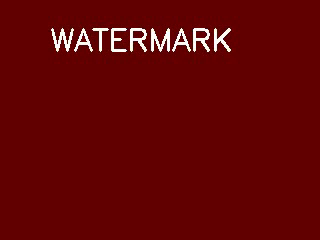
#> input picture frame 0 of ../t0_w/w0_test_cleaner_input.mp4, 320 x 240 px
$ python verify_cleaner.py
#> lines starting #> are read from the running program, lines starting #| are printed output that depends on the picture
### backend/services/cleaner.py
import cv2
import numpy as np
from pathlib import Path
from loguru import logger
import subprocess
import asyncio

class CleanerService:
    MAX_PROPAINTER_FRAMES = 3000  # ~100 seconds at 30fps

    def __init__(self):
        pass

    def clean_video(self, input_path: str, output_path: str, roi: list, method: str = "telea", progress_callback=None):
        """
        Clean video by removing watermark in ROI.

        Args:
            input_path: Path to input video
            output_path: Path to output video
            roi: List [x, y, w, h] of the region to remove
            method: 'telea', 'navier' (OpenCV) or 'propainter' (AI)
            progress_callback: Function(percent, status_str)
        """
        logger.info(f"Cleaning video: {input_path}, ROI: {roi}, Method: {method}")

        if method in ["telea", "navier"]:
            flags = cv2.INPAINT_TELEA if method == "telea" else cv2.INPAINT_NS
            return self._clean_opencv(input_path, output_path, roi, flags, progress_callback)
        elif method == "propainter":
            return self._clean_propainter(input_path, output_path, roi, progress_callback)
        else:
            raise ValueError(f"Unknown cleaning method: {method}")

    def _clean_opencv(self, input_path, output_path, roi, flags, progress_callback):
        cap = cv2.VideoCapture(input_path)
        if not cap.isOpened():
            raise RuntimeError(f"Could not open video: {input_path}")

        width = int(cap.get(cv2.CAP_PROP_FRAME_WIDTH))
        height = int(cap.get(cv2.CAP_PROP_FRAME_HEIGHT))
        fps = cap.get(cv2.CAP_PROP_FPS)
        total_frames = int(cap.get(cv2.CAP_PROP_FRAME_COUNT))

        # ROI validation
        if len(roi) != 4:
            raise ValueError("ROI must be [x, y, w, h]")

        x, y, w, h = map(int, roi)

        # Ensure ROI is within bounds
        x = max(0, min(x, width - 1))
        y = max(0, min(y, height - 1))
        w = max(1, min(w, width - x))
        h = max(1, min(h, height - y))

        logger.debug(f"Validated ROI: x={x}, y={y}, w={w}, h={h}")

        # Create localized mask for the ROI
        mask = np.zeros((height, width), dtype=np.uint8)
        mask[y:y+h, x:x+w] = 255

        # Optimization: Crop the mask to just the ROI + padding for faster processing?
        # cv2.inpaint expects full size image and mask.
        # For performance on high-res video, we might want to crop, inpaint, paste back?
        # But cv2.inpaint is reasonably fast on small regions.

        # Setup VideoWriter
        # Use 'mp4v' or 'avc1'
        fourcc = cv2.VideoWriter_fourcc(*'mp4v')
        out = cv2.VideoWriter(output_path, fourcc, fps, (width, height))

        if not out.isOpened():
            cap.release()
            raise RuntimeError(f"Could not create video writer: {output_path}")

        frame_count = 0
        try:
            while True:
                ret, frame = cap.read()
                if not ret:
                    break

                # Inpaint
                # radius=3 is standard for removing small text/lines
                dst = cv2.inpaint(frame, mask, 3, flags)

                out.write(dst)

                frame_count += 1
                if progress_callback and frame_count % 30 == 0:
                    if total_frames > 0:
                        percent = (frame_count / total_frames) * 100
                        progress_callback(percent, f"Cleaning... {percent:.1f}%")
        except Exception as e:
            logger.error(f"Error during OpenCV inpainting: {e}")
            raise e
        finally:
            cap.release()
            out.release()

        return output_path

    def _clean_propainter(self, input_path, output_path, roi, progress_callback):
        from backend.models.propainter_core.propainter_wrapper import ProPainterWrapper

        cap = cv2.VideoCapture(input_path)
        if not cap.isOpened():
            raise RuntimeError(f"Could not open video: {input_path}")

        width = int(cap.get(cv2.CAP_PROP_FRAME_WIDTH))
        height = int(cap.get(cv2.CAP_PROP_FRAME_HEIGHT))
        fps = cap.get(cv2.CAP_PROP_FPS)
        total_frames = int(cap.get(cv2.CAP_PROP_FRAME_COUNT))

        # Memory guard: ProPainter loads all frames into memory
        if total_frames > self.MAX_PROPAINTER_FRAMES:
            cap.release()
            raise ValueError(
                f"Video too long for ProPainter ({total_frames} frames). "
                f"Max {self.MAX_PROPAINTER_FRAMES} frames (~{self.MAX_PROPAINTER_FRAMES // 30}s at 30fps). "
                f"Use OpenCV method (telea/navier) for long videos."
            )

        # ROI validation
        x, y, w, h = map(int, roi)
        x = max(0, min(x, width - 1))
        y = max(0, min(y, height - 1))
        w = max(1, min(w, width - x))
        h = max(1, min(h, height - y))

        # Read all frames (Memory warning: extensive usage for long videos)
        frames = []
        masks = []

        # Create common mask
        mask_base = np.zeros((height, width), dtype=np.uint8)
        mask_base[y:y+h, x:x+w] = 255

        if progress_callback: progress_callback(0, "Reading video frames...")

        while True:
            ret, frame = cap.read()
            if not ret: break
            # Convert BGR to RGB
            frame_rgb = cv2.cvtColor(frame, cv2.COLOR_BGR2RGB)
            frames.append(frame_rgb)
            masks.append(mask_base)

        cap.release()

        if not frames:
            raise RuntimeError("No frames read from video")

        logger.info(f"Loaded {len(frames)} frames for ProPainter processing. Resolution: {width}x{height}")

        # Instantiate Wrapper
        # Initialize only once per service lifetime ideally, but here per request for simplicity/cleanup
        if progress_callback: progress_callback(10, "Initializing AI model...")
        cleaner = ProPainterWrapper() # Device auto-detect (CPU likely)

        if progress_callback: progress_callback(20, "Running AI Inference (this is slow)...")

        # Run Inference
        try:
            cleaned_frames = cleaner.clean_video_frames(frames, masks)
        except Exception as e:
            logger.error(f"ProPainter inference failed: {e}")
            raise e

        # Write Output
        if progress_callback: progress_callback(90, "Saving video...")

        fourcc = cv2.VideoWriter_fourcc(*'mp4v')
        out = cv2.VideoWriter(output_path, fourcc, fps, (cleaned_frames[0].shape[1], cleaned_frames[0].shape[0]))

        if not out.isOpened():
            raise RuntimeError(f"Could not create video writer: {output_path}")

        for i, frame in enumerate(cleaned_frames):
            # Convert RGB back to BGR
            frame_bgr = cv2.cvtColor(frame, cv2.COLOR_RGB2BGR)
            out.write(frame_bgr)

        out.release()

        if progress_callback: progress_callback(100, "Done")

        return output_path

### tests/verify_cleaner.py

import cv2
import numpy as np
import os
import sys
from pathlib import Path

# Add project root to path
sys.path.append(str(Path(__file__).parent.parent))

from backend.services.cleaner import CleanerService

def create_test_video(filename, width=320, height=240, frames=10):
    fourcc = cv2.VideoWriter_fourcc(*'mp4v')
    out = cv2.VideoWriter(filename, fourcc, 10, (width, height))

    for i in range(frames):
        img = np.zeros((height, width, 3), dtype=np.uint8)
        # Background: moving gradient or something
        img[:] = (i * 10 % 255, i * 5 % 255, 100)

        # "Watermark" at 50,50
        cv2.putText(img, "WATERMARK", (50, 50), cv2.FONT_HERSHEY_SIMPLEX, 1, (255, 255, 255), 2)

        out.write(img)

    out.release()
    print(f"Created test video: {filename}")

def progress(percent, status):
    print(f"[{percent:.1f}%] {status}")

def verify_cleaner():
    cleaner = CleanerService()

    test_video = "tests/test_cleaner_input.mp4"
    output_telea = "tests/test_cleaner_telea.mp4"
    output_prop = "tests/test_cleaner_propainter.mp4"

    create_test_video(test_video)

    roi = [40, 20, 200, 50] # x, y, w, h covering "WATERMARK" at 50,50

    print("\n--- Testing Telea ---")
    try:
        cleaner.clean_video(test_video, output_telea, roi, method="telea", progress_callback=progress)
#> in _clean_opencv, frame is the input picture: shape (240, 320, 3); mean B, G, R 5.2, 5.3, 99.9
#> in _clean_opencv, `dst = cv2.inpaint(frame, mask, 3, flags)`:
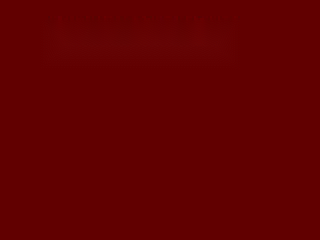
#> dst: shape (240, 320, 3); mean B, G, R 0.3, 0.3, 97.2
        print("Telea passed.")
    except Exception as e:
        print(f"Telea failed: {e}")

    print("\n--- Testing ProPainter ---")
    try:
        cleaner.clean_video(test_video, output_prop, roi, method="propainter", progress_callback=progress)
#> (the call stopped at in _clean_propainter, `cleaner = ProPainterWrapper()`: backend is not available in this run)
        print("ProPainter passed.")
    except Exception as e:
        print(f"ProPainter failed: {e}")
        import traceback
        traceback.print_exc()

if __name__ == "__main__":
    verify_cleaner()
